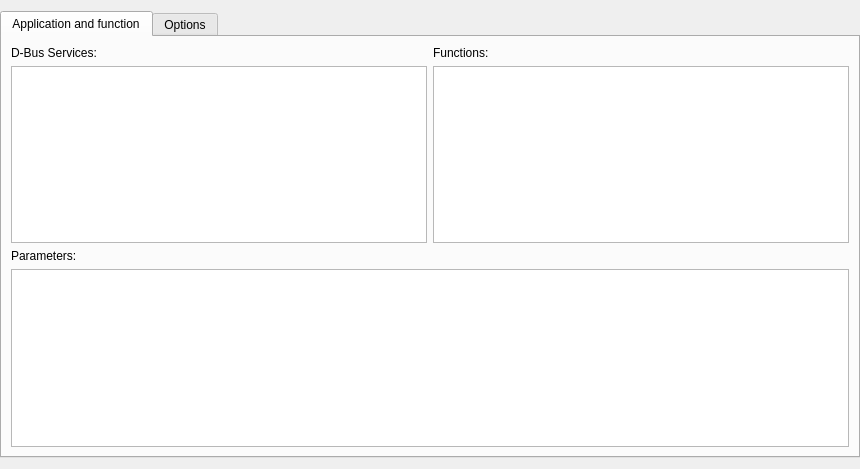
<?xml version="1.0" encoding="UTF-8"?>
<ui version="4.0">
 <class>EditDBusAction</class>
 <widget class="QWidget" name="EditDBusAction">
  <property name="geometry">
   <rect>
    <x>0</x>
    <y>0</y>
    <width>860</width>
    <height>469</height>
   </rect>
  </property>
  <property name="windowTitle">
   <string>Dialog</string>
  </property>
  <layout class="QGridLayout" name="gridLayout">
   <property name="leftMargin">
    <number>0</number>
   </property>
   <property name="rightMargin">
    <number>0</number>
   </property>
   <item row="0" column="0" rowspan="2">
    <widget class="KTabWidget" name="tabWidget">
     <property name="minimumSize">
      <size>
       <width>800</width>
       <height>0</height>
      </size>
     </property>
     <property name="currentIndex">
      <number>0</number>
     </property>
     <widget class="QWidget" name="tab">
      <attribute name="title">
       <string>Application and function</string>
      </attribute>
      <layout class="QGridLayout" name="gridLayout_2">
       <item row="1" column="0">
        <widget class="QTreeView" name="tvDBusApps">
         <property name="sizePolicy">
          <sizepolicy hsizetype="MinimumExpanding" vsizetype="Expanding">
           <horstretch>0</horstretch>
           <verstretch>0</verstretch>
          </sizepolicy>
         </property>
        </widget>
       </item>
       <item row="1" column="1">
        <widget class="QTreeView" name="tvDBusFunctions">
         <property name="rootIsDecorated">
          <bool>false</bool>
         </property>
        </widget>
       </item>
       <item row="3" column="0" colspan="2">
        <widget class="QTableView" name="tvArguments">
         <attribute name="verticalHeaderVisible">
          <bool>false</bool>
         </attribute>
        </widget>
       </item>
       <item row="0" column="0">
        <widget class="QLabel" name="lDBusServices">
         <property name="text">
          <string>D-Bus Services:</string>
         </property>
        </widget>
       </item>
       <item row="0" column="1">
        <widget class="QLabel" name="lFunctions">
         <property name="text">
          <string>Functions:</string>
         </property>
        </widget>
       </item>
       <item row="2" column="0">
        <widget class="QLabel" name="label_4">
         <property name="text">
          <string>Parameters:</string>
         </property>
        </widget>
       </item>
      </layout>
     </widget>
     <widget class="QWidget" name="tab_2">
      <attribute name="title">
       <string>Options</string>
      </attribute>
      <layout class="QVBoxLayout" name="verticalLayout_2">
       <item>
        <widget class="QCheckBox" name="cbRepeat">
         <property name="text">
          <string>Repeat action if button is held down</string>
         </property>
        </widget>
       </item>
       <item>
        <widget class="QCheckBox" name="cbAutostart">
         <property name="text">
          <string>Start the application if not running</string>
         </property>
        </widget>
       </item>
       <item>
        <widget class="QGroupBox" name="gbUnique">
         <property name="title">
          <string/>
         </property>
         <property name="checkable">
          <bool>false</bool>
         </property>
         <layout class="QVBoxLayout" name="verticalLayout">
          <item>
           <widget class="QLabel" name="label">
            <property name="text">
             <string>If multiple instances of this application are running...</string>
            </property>
           </widget>
          </item>
          <item>
           <widget class="QRadioButton" name="rbTop">
            <property name="text">
             <string>send the action to the top-level instance</string>
            </property>
           </widget>
          </item>
          <item>
           <widget class="QRadioButton" name="rbBottom">
            <property name="text">
             <string>send the action to the lowest instance</string>
            </property>
           </widget>
          </item>
          <item>
           <widget class="QRadioButton" name="rbAll">
            <property name="text">
             <string>send the action to all instances</string>
            </property>
           </widget>
          </item>
          <item>
           <widget class="QRadioButton" name="rbNone">
            <property name="text">
             <string>do not send the action</string>
            </property>
           </widget>
          </item>
         </layout>
        </widget>
       </item>
       <item>
        <spacer name="verticalSpacer">
         <property name="orientation">
          <enum>Qt::Vertical</enum>
         </property>
         <property name="sizeHint" stdset="0">
          <size>
           <width>20</width>
           <height>40</height>
          </size>
         </property>
        </spacer>
       </item>
      </layout>
     </widget>
    </widget>
   </item>
  </layout>
 </widget>
 <customwidgets>
  <customwidget>
   <class>KTabWidget</class>
   <extends>QTabWidget</extends>
   <header>ktabwidget.h</header>
   <container>1</container>
  </customwidget>
 </customwidgets>
 <resources/>
 <connections/>
</ui>
